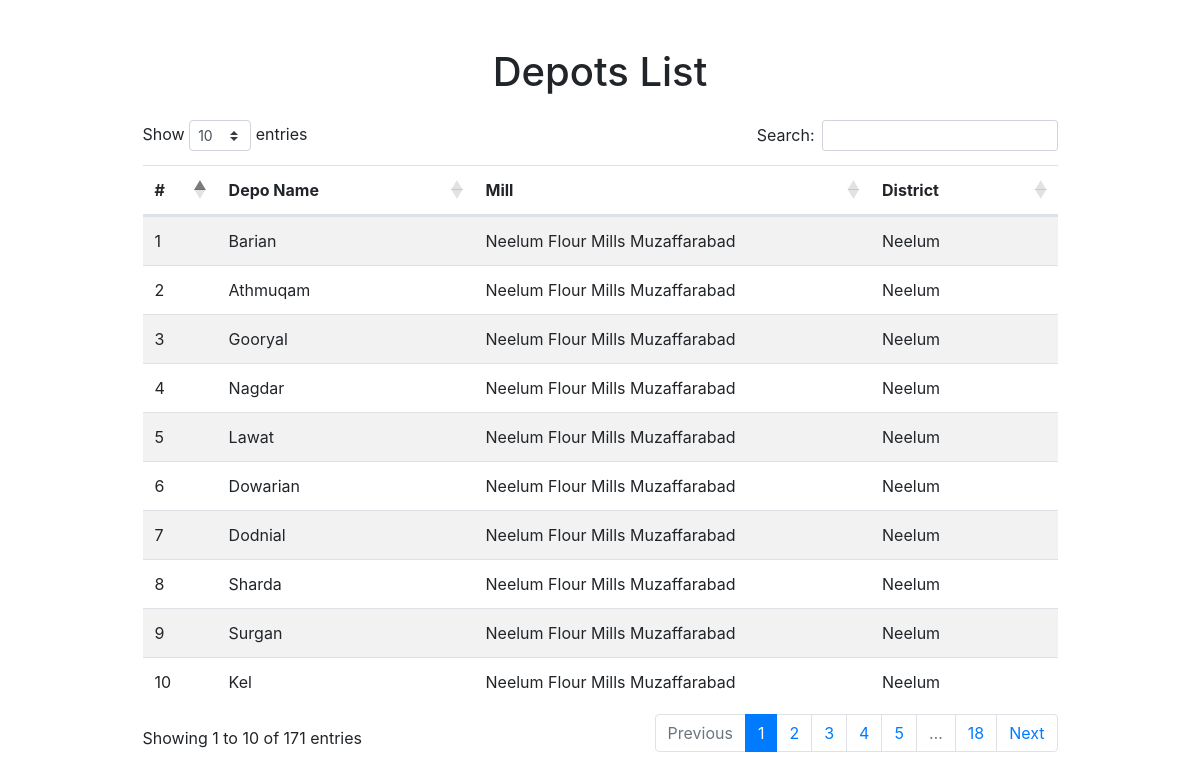
/lists/depos.php, run on the app's committed database.
### tables this page shows
CREATE TABLE `depos` (
  `id` int(11) NOT NULL,
  `depo_name` varchar(255) NOT NULL,
  `division_id` int(11) NOT NULL,
  `district_id` int(11) NOT NULL,
  `mill_id` int(11) NOT NULL
);

CREATE TABLE `mills` (
  `id` int(11) NOT NULL,
  `mill_name` varchar(255) NOT NULL,
  `division_id` int(11) NOT NULL,
  `district_id` int(11) NOT NULL
);

CREATE TABLE `districts` (
  `id` int(11) NOT NULL,
  `division_id` int(11) NOT NULL,
  `district_name` varchar(255) NOT NULL
);

### lists/depos.php (the view, shortened to what this page needs)
<!DOCTYPE html>
<html>
<head>
  <link rel="stylesheet" href="https://maxcdn.bootstrapcdn.com/bootstrap/4.5.2/css/bootstrap.min.css">
  <link rel="stylesheet" href=" https://cdn.datatables.net/1.13.6/css/dataTables.bootstrap4.min.css">
</head>
<?php
include_once '../conn.php';
$sql = "SELECT depos.depo_name, districts.district_name , mills.mill_name
FROM depos
INNER JOIN districts ON depos.district_id = districts.id
INNER JOIN mills ON depos.mill_id = mills.id;";
$godams = $conn->query($sql);
?>
<body>
  <div class="container-fluid p-5">
    <div class="row">
        <div class="col-lg-10 mx-auto" id="mill">
        <h1 class="mb-4 text-center">Depots List</h1>
        <table class="table table-striped" id="datatable">
          <thead>
            <tr>
                 <th scope="col">#</th>
                  <th scope="col">Depo Name</th>
              <th scope="col">Mill</th>
            <th scope="col">District</th>
            </tr>
          </thead>
          <tbody>
<?php
$count = 1;
         while ($row_d = $godams->fetch_assoc())  { ?>
                <tr>
                  <td> <?php echo $count; ?></td>
                  <td> <?php echo $row_d["depo_name"]; ?></td>
                    <td> <?php echo $row_d["mill_name"]; ?></td>
                     <td> <?php echo $row_d["district_name"]; ?></td>
                </tr>
            <?php
             $count ++;
            }
?>
          </tbody>
        </table>
      </div>
      </div>
    </div>
</body>
</html>

### data on the page
depos: depo_name "Barian", mill.mill_name "Neelum Flour Mills Muzaffarabad", district.district_name "Neelum"
depos: depo_name "Athmuqam", mill.mill_name "Neelum Flour Mills Muzaffarabad", district.district_name "Neelum"
depos: depo_name "Gooryal", mill.mill_name "Neelum Flour Mills Muzaffarabad", district.district_name "Neelum"
depos: depo_name "Nagdar", mill.mill_name "Neelum Flour Mills Muzaffarabad", district.district_name "Neelum"
depos: depo_name "Lawat", mill.mill_name "Neelum Flour Mills Muzaffarabad", district.district_name "Neelum"
depos: depo_name "Dowarian", mill.mill_name "Neelum Flour Mills Muzaffarabad", district.district_name "Neelum"
depos: depo_name "Dodnial", mill.mill_name "Neelum Flour Mills Muzaffarabad", district.district_name "Neelum"
depos: depo_name "Sharda", mill.mill_name "Neelum Flour Mills Muzaffarabad", district.district_name "Neelum"
depos: depo_name "Surgan", mill.mill_name "Neelum Flour Mills Muzaffarabad", district.district_name "Neelum"
depos: depo_name "Kel", mill.mill_name "Neelum Flour Mills Muzaffarabad", district.district_name "Neelum"
